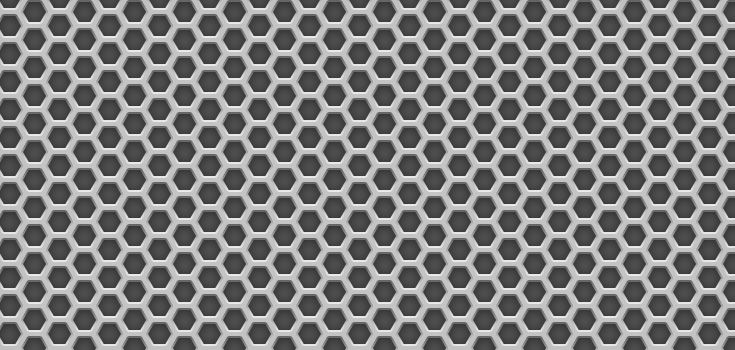
#> input picture TP2/metalgrid.jpg, 735 x 350 px
$ jupyter execute TP2_Dudas_Juan_Pablo_Nieto_VpC1.ipynb   (shell and % lines are left out)
#> lines starting #> are read from the running program, lines starting #| are printed output that depends on the picture; long printed decimals are rounded
[cell 1]
#Descargamos los archivos del repositorio

[cell 2]
#Importamos las librerías que queremos utilizar
import numpy as np
import cv2 as cv
import matplotlib.pyplot as plt
#Cargamos la Imagen
imagen=cv.imread('metalgrid.jpg')
#> imagen is the input picture: shape (350, 735, 3); min 38, max 250, mean 125.4

#Transformamos la Imagen a Escala de Grises
imagenEnGrises=cv.cvtColor(imagen,cv.COLOR_BGR2GRAY)

1. Calcule los gradientes en la Imagen (dirección y módulo)

[cell 3]
#Antes de aplicar Sobel Creo mi filtro Gaussiano para reducir el ruido
reduccionDeRuido=cv.GaussianBlur(imagenEnGrises,(5,5),0)
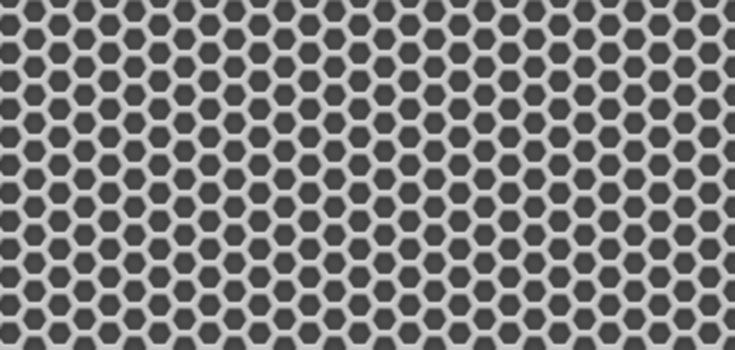
#> reduccionDeRuido: shape (350, 735); min 59, max 212, mean 125.4

[cell 4]
#Comenzamos aplicando Sobel en dirección X
sobelX=cv.Sobel(reduccionDeRuido,cv.CV_32F,1,0,ksize=3)
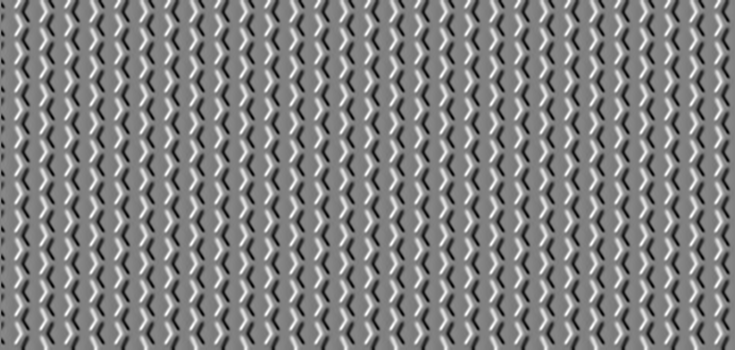
#> sobelX: shape (350, 735) float32; min -328, max 320, mean -0.3; drawn with min black and max white
sobelAbsolutoX=np.absolute(sobelX)
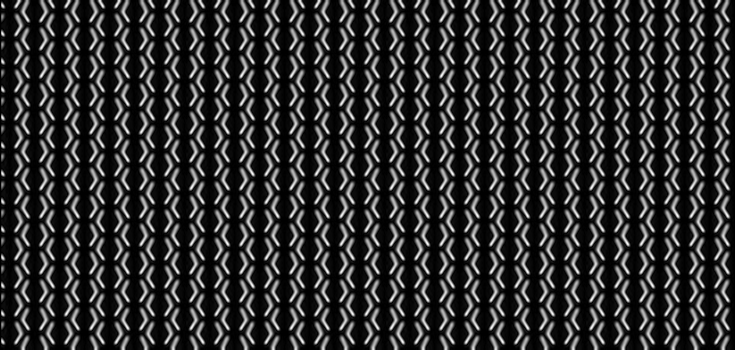
#> sobelAbsolutoX: shape (350, 735) float32; min 0, max 328, mean 65.9; drawn with min black and max white
sobelx8_bit=sobelAbsolutoX/sobelAbsolutoX.max()*255
sobelx8=np.uint(sobelx8_bit)

#Repetimos el proceso en Y
sobelY=cv.Sobel(reduccionDeRuido,cv.CV_32F,1,0,ksize=3)
sobelAbsolutoY=np.absolute(sobelY)
sobely8_bit=sobelAbsolutoY/sobelAbsolutoY.max()*255
sobely8=np.uint(sobely8_bit)

[cell 5]
#Calculamos la magnitud
#Verifiqué que diera lo mismo usando la función np.hypot
magnitud=((sobelx8**2)+(sobely8**2))**(1/2)

#Pasamos a 8 bit
magnitud8b=magnitud/magnitud.max()*255
magnitud8b=np.uint8(magnitud8b)
print(magnitud8b)
#> (printed output is left out)

#Hallamos la dirección
anguloRadianes=np.arctan(sobelY,sobelX)
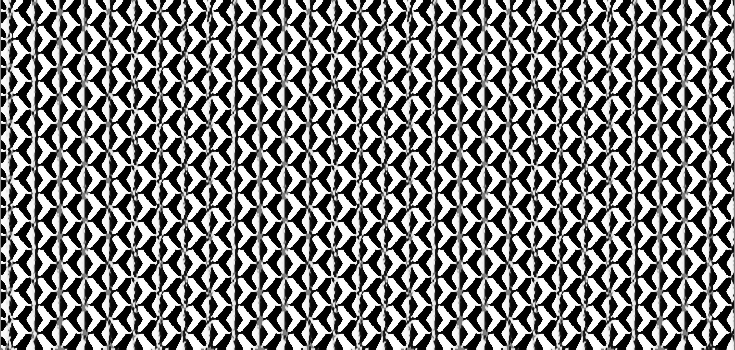
#> anguloRadianes: shape (350, 735) float32; min -1.57, max 1.57, mean 0.00336; drawn with min black and max white
anguloGrados=np.rad2deg(anguloRadianes)
print(anguloGrados)
#> (printed output is left out)

2. Muestre imágenes de ángulo y módulo

[cell 6]
#Imagen del módulo
plt.figure()
plt.imshow(magnitud8b)
plt.show()

#Imagen del ángulo
plt.figure()
plt.imshow(anguloRadianes)
plt.show()

3. Marque con color las direcciones de gradientes más altos

[cell 7]
#TODO Primero tengo que encontrar cuál es la dirección de los gradientes más altos. Por ahora, voy a usar los de 75.96375

dX,dY=magnitud8b.shape
#> dX = 350; dY = 735
NoMaximos=np.zeros((dX,dY),dtype=np.uint8)

maxMagitud=magnitud8b.max()
#> maxMagitud = 255
indMaxMagnitudX,indMaxMagnitudY=np.where(magnitud8b==maxMagitud)
#> indMaxMagnitudX = [75, 131, 187, 243, 299, 313]; indMaxMagnitudY = [727, 727, 727, 727, 727, 702]

anguloMM=anguloGrados[indMaxMagnitudX,indMaxMagnitudY]
#> anguloMM = [-89.83, -89.83, -89.83, -89.83, -89.83, -89.83]
anguloM=anguloMM[0]
#> anguloM = -89.83

#------------------------Comentar esta Línea-----------------------------------
#anguloM=-45
#------------------------------------------------------------------------------

print(anguloM)
#| -89.825
for i in range(1,dX-1):
  for j in range(1,dY-1):
      if(0<=anguloM<22.5) or (157.5<= anguloM <=180) or (-22.5<=anguloM<0) or (-180< anguloM<-157.5):
        b=magnitud8b[i,j+1]
        c=magnitud8b[i,j-1]
      elif(22.5<=anguloM<67.5) or (-157.5<= anguloM <=-112.5):
        b=magnitud8b[i+1,j+1]
        c=magnitud8b[i-1,j-1]
      elif(67.5<=anguloM<112.5) or (-112.5<= anguloM <=-67.5):
        b=magnitud8b[i+1,j]
        c=magnitud8b[i-1,j]
      elif(112.5<=anguloM<157.5) or (-67.5<= anguloM <=-22.5):
        b=magnitud8b[i+1,j-1]
        c=magnitud8b[i-1,j+1]

        if(magnitud8b[i,j]>=b) and(magnitud8b[i,j]>=c):
          NoMaximos[i,j]=magnitud8b[i,j]
        else:
          NoMaximos[i,j]=0
#> NoMaximos: shape (350, 735); every value is 0

upperThreshold=21
lowerThreshold=15

dXMax, dYMax=NoMaximos.shape
#> dXMax = 350; dYMax = 735
salida=np.zeros((dXMax,dYMax),dtype=np.uint8)

fuerte_i, fuerte_j=np.where(NoMaximos>=upperThreshold)
#> fuerte_i = empty array; fuerte_j = empty array
debil_i,debil_j=np.where((NoMaximos<=upperThreshold)&(NoMaximos>=lowerThreshold))
#> debil_i = empty array; debil_j = empty array
ceros_i, ceros_j=np.where(NoMaximos<lowerThreshold)

salida[fuerte_i,fuerte_j]=255
salida[ceros_i,ceros_j]=0
salida[debil_i,debil_j]=75

dOutX,dOutY=salida.shape

for i in range(1,dOutX-1):
  for j in range(1,dOutY-1):
    if(salida[i,j]):
      if 255 in [salida[i+1, j-1],salida[i+1, j],salida[i+1, j+1],salida[i, j-1],salida[i, j+1],salida[i-1, j-1],salida[i-1, j],salida[i-1, j+1]]:
        salida[i, j] = 255
      else:
        salida[i, j] = 0
plt.figure()
plt.imshow(salida)
plt.show()
